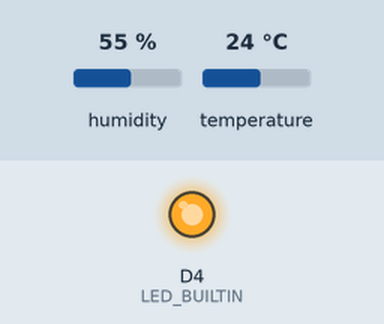
Recording of a program running on a simulated ESP8266 (NodeMCU). On the bench: output pins drawn as LEDs (lit = HIGH, except the on-board LED, lit = LOW). Inputs (shaded band) come from the test bench; at power-on: humidity 55 %, temperature 24 °C. WiFi joins after 1.5 s; servers stay silent unless stated; uploads are accepted with an empty reply; what the program prints to the serial monitor is not drawn.

Above: at 5.8 s.
Timing chart, 0 to 14.8 s (numbered marks = the images above):
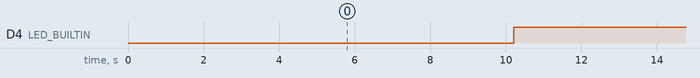

The program:

main.cpp
```cpp
#include <ESP8266WiFi.h>
#include <ESP8266HTTPClient.h>
#include <WiFiClient.h>
#include "DHT.h"
#include <ArduinoJson.h>

#define DHTTYPE DHT22

uint8_t DHTPin = D8;
DHT dht(DHTPin, DHTTYPE);

const char *ssid = "";
const char *password = "";

String serverName = "http://iot.ozcberkay.com:3000";

String getCall(String url);
void setSensorDelaySecond(int delaySecond);
void readSensorData();

unsigned long sensorDelay = 10000;
unsigned long optionsDelay = 10 * 60 * 1000;

void setup()
{
  Serial.begin(9600);

  pinMode(LED_BUILTIN, OUTPUT);
  pinMode(DHTPin, INPUT);
  dht.begin();

  WiFi.begin(ssid, password);
  Serial.println("Connecting");
  while (WiFi.status() != WL_CONNECTED)
  {
    delay(500);
    Serial.print(".");
  }
  Serial.println("");
  Serial.print("Connected to WiFi network with IP Address: ");
  Serial.println(WiFi.localIP());
}

unsigned long sensorTimer = 0;
unsigned long optionsTimer = 0;
String Temperature;
String Humidity;

void loop()
{
  if ((millis() - sensorTimer) > sensorDelay)
  {
    //Check WiFi connection status
    if (WiFi.status() == WL_CONNECTED)
    {
      digitalWrite(LED_BUILTIN, LOW); // turn the LED on (HIGH is the voltage level)

      readSensorData();

      String url = serverName + "/push" + "?temp=" + Temperature + "&hum=" + Humidity;
      String payload = getCall(url);
      Serial.println(payload);

      digitalWrite(LED_BUILTIN, HIGH); // turn the LED off by making the voltage LOW
    }
    else
    {
      Serial.println("WiFi Disconnected");
    }
    sensorTimer = millis();
  }

  if ((millis() - optionsTimer) > optionsDelay)
  {
    String url = serverName + "/options";
    String payload = getCall(url);
    StaticJsonDocument<200> doc;
    DeserializationError error = deserializeJson(doc, payload);
    if (error)
    {
      Serial.print(F("deserializeJson() failed: "));
      Serial.println(error.f_str());
    }
    else
    {
      int loop_interval = doc["loop_interval"];
      setSensorDelaySecond(loop_interval);
    }
    optionsTimer = millis();
  }
}

String getCall(String url)
{
  HTTPClient http;
  String payload = "";
  http.begin(url);

  int httpResponseCode = http.GET();

  if (httpResponseCode > 0)
  {
    payload = http.getString();
  }
  else
  {
    Serial.print("Error code: ");
    Serial.println(httpResponseCode);
  }
  http.end();
  return payload;
}

void setSensorDelaySecond(int delaySecond)
{
  if ((delaySecond * 1000) != sensorDelay)
  {
    Serial.println("New sensor delay : " + String(delaySecond) + "(sec)");
    sensorDelay = delaySecond * 1000;
  }
}

void readSensorData()
{
  Temperature = String(dht.readTemperature());
  Humidity = String(dht.readHumidity());
}
```

Measured:
- by itself, D4 (LED_BUILTIN): alternates HIGH for 10.0 s and LOW for 0.21 s
